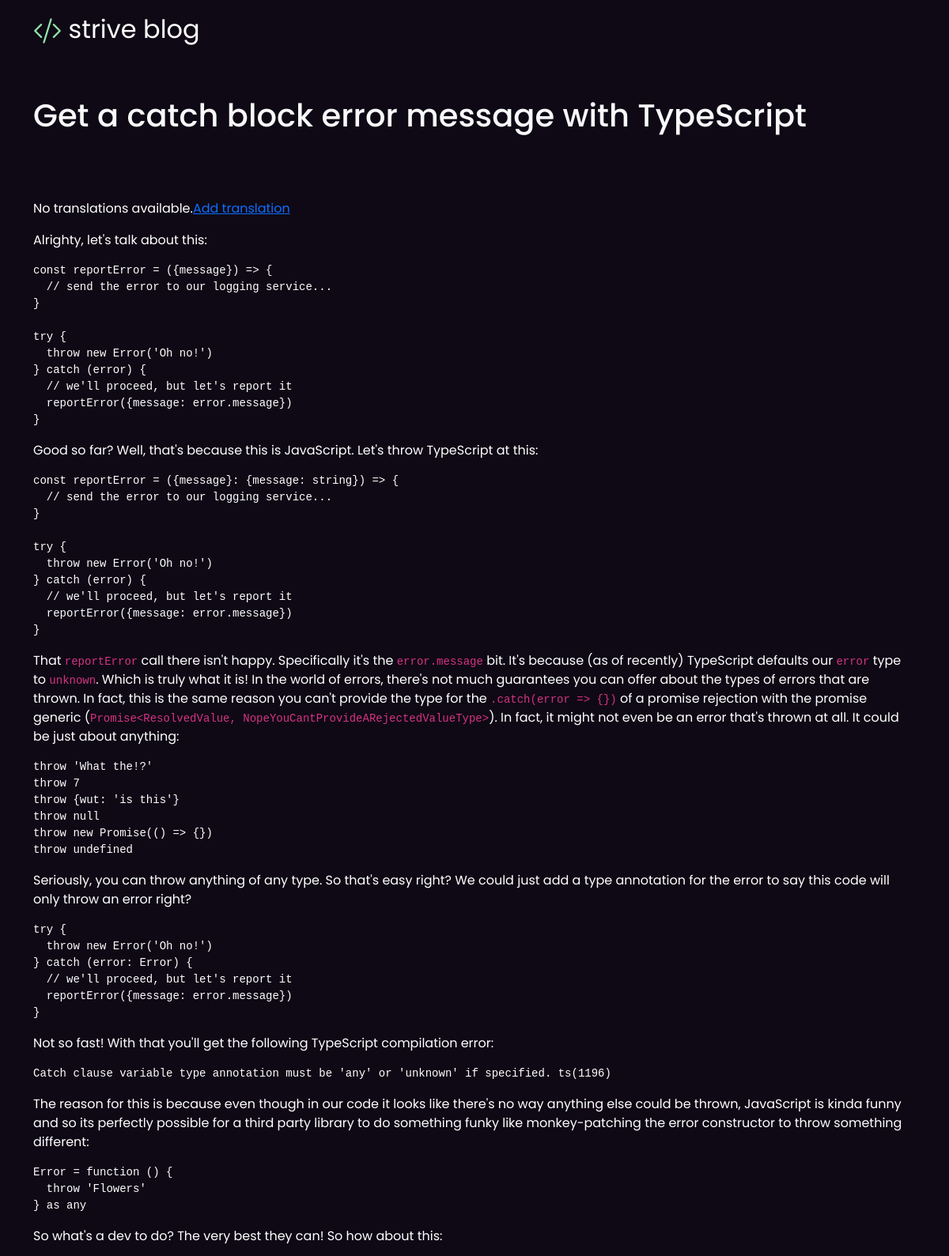
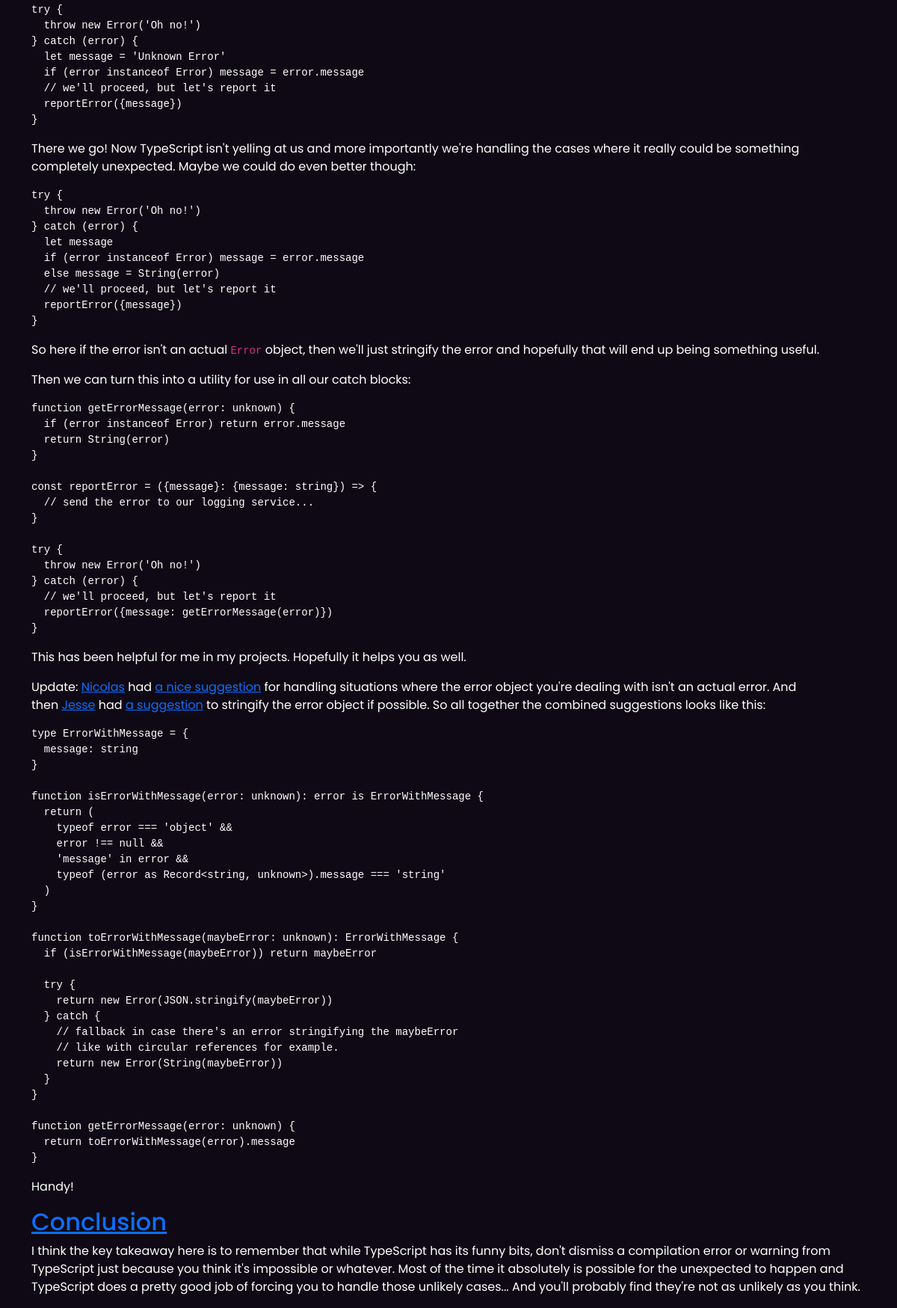
The page /blog/get-a-catch-block-error-message-with-typescript on the database its author committed (2 pictures, top to bottom).
### app.py (models this page shows, shortened)
class Blogs(db.Model):
    id = db.Column(db.String, primary_key=True, autoincrement=True)
    title = db.Column(db.String, nullable=False)
    slug = db.Column(db.String, unique=True, nullable=False)
    content = db.Column(db.String,nullable=False)
    category = db.Column(db.String,nullable=False)
    cover_url = db.Column(db.String,nullable=False)

### app.py (the view)
@app.route("/blog/<string:slug>")
def blog_details(slug):
    blog = Blogs.query.filter_by(slug=slug).first()
    if blog:
        return render_template("details.html",blog=blog)
    return redirect(url_for("home"))

### templates/details.html (shortened to what this page needs)
{% extends "base.html" %}
    {% block content %}
        <h1 class="text-light mt-5">{{blog.title}}</h1>
        <div class="blog-details-content">
            {{blog.content|safe}}
        </div>
    {% endblock %}

### static/styles.css (style rules this page uses)
:root { --main-bg-color: #0f0915; --primary-color:#92E3A9; }
body { background-color:var(--main-bg-color); color:var(--primary-color); font-family: 'Poppins', sans-serif; }
.blog-details-content { color:#fff; margin-top:50px; }

### rows shown on the page
Blogs: title "Get a catch block error message with TypeScript", content "No translations available. Add translation Alrighty, let's talk about this: const reportError = ({message}) => { // send the error to our logging service... } try { throw new Error('Oh no!') } catch (error) { // we'll proceed, but let's report it reportError({message: error.message}) } Good so far? Well, that's because this is JavaScript. Let's throw TypeScript at this: const reportError = ({message}: {message: string}) => { // send the error to our logging service... } try { throw new Error('Oh no!') } catch (error) { // we'll proceed, but let's report it reportError({message: error.message}) } That reportError call there isn't happy. Specifically it's the error.message bit. It's because…"
